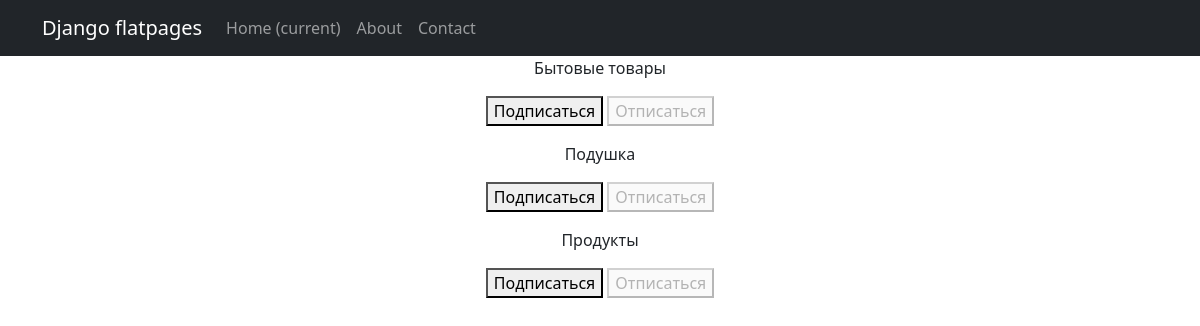
The page /products/subscriptions/ (signed in) on the database its author committed.
### simpleapp/models.py (models this page shows, shortened)
class Category(models.Model):
    name = models.CharField(max_length=100, unique=True)

### simpleapp/views.py (the view, shortened to what this page needs)
# urls.py: path('subscriptions/', subscriptions, name='subscriptions')
@login_required
@csrf_protect
def subscriptions(request):
    categories_with_subscriptions = Category.objects.annotate(
        user_subscribed=Exists(
            Subscription.objects.filter(
                user=request.user,
                category=OuterRef('pk'),
            )
        )
    ).order_by('name')
    return render(
        request,
        'subscriptions.html',
        {'categories': categories_with_subscriptions},
    )

### templates/subscriptions.html (shortened to what this page needs)
{% extends 'flatpages/default.html' %}
{% block content %}
    {% for category in categories  %}
        <p>
            {{ category.name }}
            <form method="post">
                {% if category.user_subscribed %}
                    <button disabled>Подписаться</button>
                    <button name="action" value="unsubscribe">Отписаться</button>
                {% else %}
                    <button name="action" value="subscribe">Подписаться</button>
                    <button disabled>Отписаться</button>
                {% endif %}
            </form>
        </p>
    {% endfor %}
{% endblock content %}

### rows shown on the page
Category: name "Бытовые товары", shows "Подписаться"
Category: name "Подушка", shows "Подписаться"
Category: name "Продукты", shows "Подписаться"
